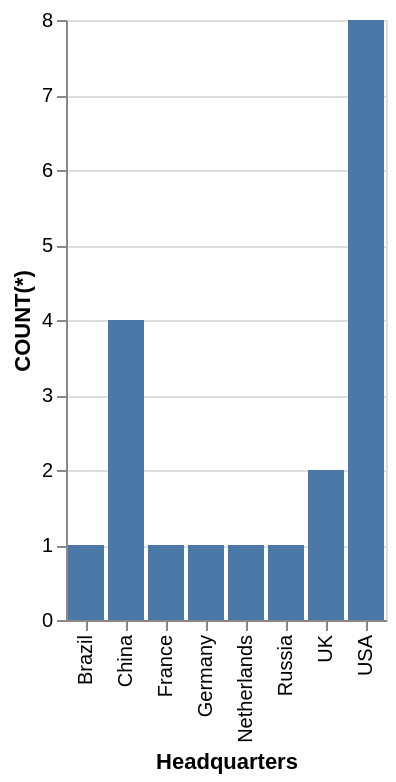

The Vega-Lite source for this figure:
### Vega-Lite specification from a JSON file in a GitHub repository (floating-point values rounded to 4 significant figures)
{"data": {"values": [{"x_data": "Brazil", "y_data": 1}, {"x_data": "China", "y_data": 4}, {"x_data": "France", "y_data": 1}, {"x_data": "Germany", "y_data": 1}, {"x_data": "Netherlands", "y_data": 1}, {"x_data": "Russia", "y_data": 1}, {"x_data": "UK", "y_data": 2}, {"x_data": "USA", "y_data": 8}]}, "mark": "bar", "encoding": {"x": {"field": "x_data", "type": "nominal", "title": "Headquarters", "sort": "ascending"}, "y": {"field": "y_data", "type": "quantitative", "title": "COUNT(*)"}}}
